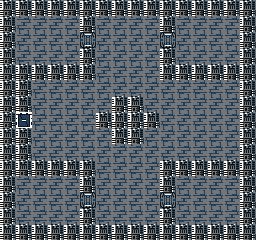

This is a level from a 2D game, rendered from its Tiled map with the project's own tilesets. A one-line summary and the complete map file follow:
An orthogonal 16x15 tile map with 16x16 px tiles, 1 tile layer (tilemap), 1 hidden layer not drawn and 6 objects (5x npc, transfer).

<map version="1.0" tiledversion="1.1.3" orientation="orthogonal" renderorder="right-down" width="16" height="15" tilewidth="16" tileheight="16" infinite="0" nextobjectid="7">
 <properties>
  <property name="background_tile" type="int" value="40" />
  <property name="bgm" value="town" />
 </properties>
 <tileset firstgid="1" source="tileset.tsx" />
 <layer name="tilemap" width="16" height="15" locked="1">
  <data encoding="csv">
41,41,41,41,41,41,41,41,41,41,41,41,41,41,41,41,
41,38,38,38,38,41,38,38,38,38,41,38,38,38,38,41,
41,38,38,38,38,40,38,38,38,38,40,38,38,38,38,41,
41,38,38,38,38,41,38,38,38,38,41,38,38,38,38,41,
41,41,41,41,41,41,38,38,38,38,41,41,41,41,41,41,
41,41,38,38,38,38,38,38,38,38,38,38,38,38,38,41,
41,41,38,38,38,38,38,41,41,38,38,38,38,38,38,41,
41,44,38,38,38,38,41,41,41,41,38,38,38,38,38,41,
41,41,38,38,38,38,38,41,41,38,38,38,38,38,38,41,
41,41,38,38,38,38,38,38,38,38,38,38,38,38,38,41,
41,41,41,41,41,41,38,38,38,38,41,41,41,41,41,41,
41,38,38,38,38,41,38,38,38,38,41,38,38,38,38,41,
41,38,38,38,38,40,38,38,38,38,40,38,38,38,38,41,
41,38,38,38,38,41,38,38,38,38,41,38,38,38,38,41,
41,41,41,41,41,41,41,41,41,41,41,41,41,41,41,41
</data>
 </layer>
 <layer name="collision" width="16" height="15" visible="0" locked="1">
  <data encoding="csv">
256,256,256,256,256,256,256,256,256,256,256,256,256,256,256,256,
256,0,0,0,0,256,0,0,0,0,256,0,0,0,0,256,
256,0,0,0,0,0,0,0,0,0,0,0,0,0,0,256,
256,0,0,0,0,256,0,0,0,0,256,0,0,0,0,256,
256,256,256,256,256,256,0,0,0,0,256,256,256,256,256,256,
256,256,0,0,0,0,0,0,0,0,0,0,0,0,0,256,
256,256,0,0,0,0,0,256,256,0,0,0,0,0,0,256,
256,0,0,0,0,0,256,256,256,256,0,0,0,0,0,256,
256,256,0,0,0,0,0,256,256,0,0,0,0,0,0,256,
256,256,0,0,0,0,0,0,0,0,0,0,0,0,0,256,
256,256,256,256,256,256,0,0,0,0,256,256,256,256,256,256,
256,0,0,0,0,256,0,0,0,0,256,0,0,0,0,256,
256,0,0,0,0,0,0,0,0,0,0,0,0,0,0,256,
256,0,0,0,0,256,0,0,0,0,256,0,0,0,0,256,
256,256,256,256,256,256,256,256,256,256,256,256,256,256,256,256
</data>
 </layer>
 <objectgroup name="object">
  <object id="1" name="administrative_area" type="transfer" gid="242" x="16" y="128" width="16" height="16">
   <properties>
    <property name="transfer_map" value="administrative_area" />
    <property name="transfer_x" type="int" value="5" />
    <property name="transfer_y" type="int" value="19" />
   </properties>
  </object>
  <object id="2" name="guy-1" type="npc" gid="241" x="48" y="48" width="16" height="16">
   <properties>
    <property name="animation" value="down" />
    <property name="sprite" value="guy" />
   </properties>
  </object>
  <object id="3" name="guy-2" type="npc" gid="241" x="192" y="48" width="16" height="16">
   <properties>
    <property name="animation" value="down" />
    <property name="sprite" value="guy" />
   </properties>
  </object>
  <object id="4" name="guy-3" type="npc" gid="241" x="48" y="208" width="16" height="16">
   <properties>
    <property name="animation" value="down" />
    <property name="sprite" value="guy" />
   </properties>
  </object>
  <object id="5" name="guy-4" type="npc" gid="241" x="192" y="208" width="16" height="16">
   <properties>
    <property name="animation" value="down" />
    <property name="sprite" value="guy" />
   </properties>
  </object>
  <object id="6" name="guy-5" type="npc" gid="241" x="208" y="112" width="16" height="16">
   <properties>
    <property name="animation" value="down" />
    <property name="sprite" value="guy" />
   </properties>
  </object>
 </objectgroup>
</map>
